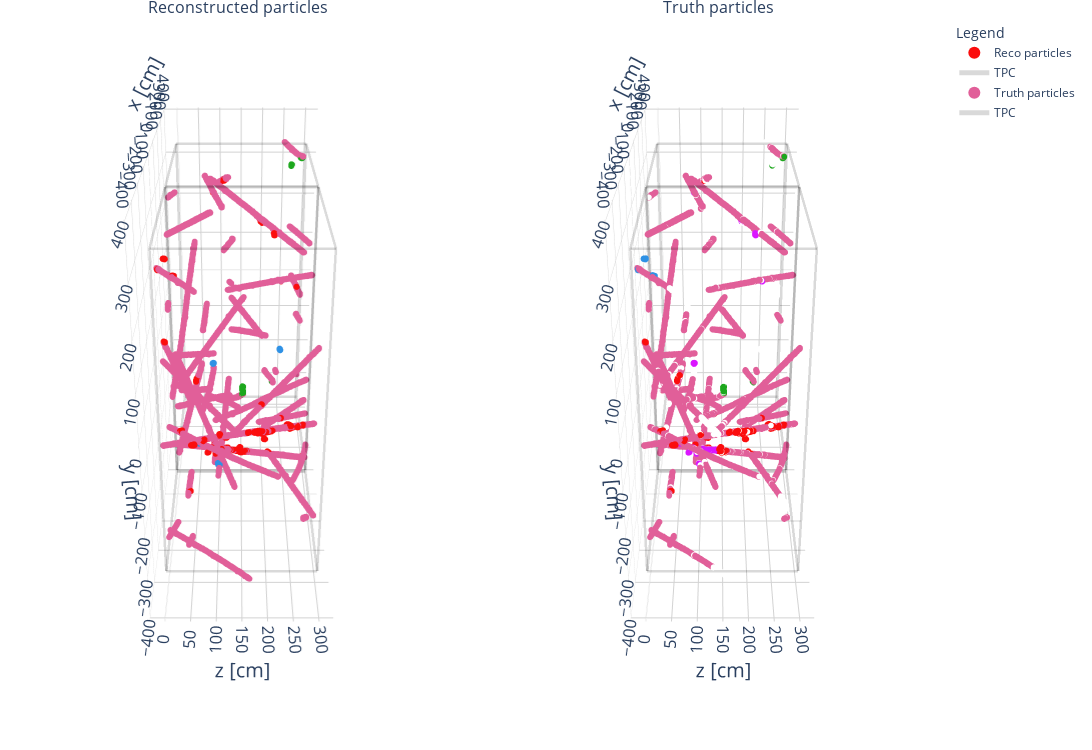

Notebook source saved alongside this figure:
### Code cell
fig.show()

### Figure 1 — Plotly figure (JSON) as saved in the notebook; plotly's stock layout.template omitted (floating-point values rounded to 4 significant figures; data arrays with more than 128 entries replaced by an {"elided": "..."} marker saying what was removed)
{"data": [{"hovertemplate": "x: %{x}<br>y: %{y}<br>z: %{z}<br>%{text}", "marker": {"cmax": 3, "cmin": 0, "color": {"elided": "18742 int values"}, "colorscale": [[0, "#2E91E5"], [0.3333, "#E15F99"], [0.6667, "#1CA71C"], [1, "#FB0D0D"]], "size": 2}, "mode": "markers", "name": "Reco particles", "scene": "scene", "text": {"elided": "18742 str values"}, "type": "scatter3d", "x": {"elided": "18742 float values"}, "y": {"elided": "18742 float values"}, "z": {"elided": "18742 float values"}}, {"hovertemplate": "x: %{x}<br>y: %{y}<br>z: %{z}", "legendgroup": "group_1770246986.190868", "line": {"color": "rgba(0,0,0,0.150)", "width": 5}, "mode": "lines", "name": "TPC", "scene": "scene", "showlegend": true, "type": "scatter3d", "x": [-341.5, -341.5, null, -341.5, -341.5, null, -341.5, -3, null, -341.5, -341.5, null, -341.5, -3, null, -341.5, -341.5, null, -341.5, -3, null, -341.5, -3, null, -3, -3, null, -3, -3, null, -3, -3, null, -3, -3, null], "y": [-336.4, -336.4, null, -336.4, 336.4, null, -336.4, -336.4, null, -336.4, 336.4, null, -336.4, -336.4, null, 336.4, 336.4, null, 336.4, 336.4, null, 336.4, 336.4, null, -336.4, -336.4, null, -336.4, 336.4, null, -336.4, 336.4, null, 336.4, 336.4, null], "z": [0.6, 298.7, null, 0.6, 0.6, null, 0.6, 0.6, null, 298.7, 298.7, null, 298.7, 298.7, null, 0.6, 298.7, null, 0.6, 0.6, null, 298.7, 298.7, null, 0.6, 298.7, null, 0.6, 0.6, null, 298.7, 298.7, null, 0.6, 298.7, null]}, {"hovertemplate": "x: %{x}<br>y: %{y}<br>z: %{z}", "legendgroup": "group_1770246986.190868", "line": {"color": "rgba(0,0,0,0.150)", "width": 5}, "mode": "lines", "name": "TPC", "scene": "scene", "showlegend": false, "type": "scatter3d", "x": [3, 3, null, 3, 3, null, 3, 341.5, null, 3, 3, null, 3, 341.5, null, 3, 3, null, 3, 341.5, null, 3, 341.5, null, 341.5, 341.5, null, 341.5, 341.5, null, 341.5, 341.5, null, 341.5, 341.5, null], "y": [-336.4, -336.4, null, -336.4, 336.4, null, -336.4, -336.4, null, -336.4, 336.4, null, -336.4, -336.4, null, 336.4, 336.4, null, 336.4, 336.4, null, 336.4, 336.4, null, -336.4, -336.4, null, -336.4, 336.4, null, -336.4, 336.4, null, 336.4, 336.4, null], "z": [0.6, 298.7, null, 0.6, 0.6, null, 0.6, 0.6, null, 298.7, 298.7, null, 298.7, 298.7, null, 0.6, 298.7, null, 0.6, 0.6, null, 298.7, 298.7, null, 0.6, 298.7, null, 0.6, 0.6, null, 298.7, 298.7, null, 0.6, 298.7, null]}, {"hovertemplate": "x: %{x}<br>y: %{y}<br>z: %{z}<br>%{text}", "marker": {"cmax": 4, "cmin": 0, "color": {"elided": "17795 int values"}, "colorscale": [[0, "#2E91E5"], [0.25, "#E15F99"], [0.5, "#1CA71C"], [0.75, "#FB0D0D"], [1, "#DA16FF"]], "size": 2}, "mode": "markers", "name": "Truth particles", "scene": "scene2", "text": {"elided": "17795 str values"}, "type": "scatter3d", "x": {"elided": "17795 float values"}, "y": {"elided": "17795 float values"}, "z": {"elided": "17795 float values"}}, {"hovertemplate": "x: %{x}<br>y: %{y}<br>z: %{z}", "legendgroup": "group_1770246986.1937697", "line": {"color": "rgba(0,0,0,0.150)", "width": 5}, "mode": "lines", "name": "TPC", "scene": "scene2", "showlegend": true, "type": "scatter3d", "x": [-341.5, -341.5, null, -341.5, -341.5, null, -341.5, -3, null, -341.5, -341.5, null, -341.5, -3, null, -341.5, -341.5, null, -341.5, -3, null, -341.5, -3, null, -3, -3, null, -3, -3, null, -3, -3, null, -3, -3, null], "y": [-336.4, -336.4, null, -336.4, 336.4, null, -336.4, -336.4, null, -336.4, 336.4, null, -336.4, -336.4, null, 336.4, 336.4, null, 336.4, 336.4, null, 336.4, 336.4, null, -336.4, -336.4, null, -336.4, 336.4, null, -336.4, 336.4, null, 336.4, 336.4, null], "z": [0.6, 298.7, null, 0.6, 0.6, null, 0.6, 0.6, null, 298.7, 298.7, null, 298.7, 298.7, null, 0.6, 298.7, null, 0.6, 0.6, null, 298.7, 298.7, null, 0.6, 298.7, null, 0.6, 0.6, null, 298.7, 298.7, null, 0.6, 298.7, null]}, {"hovertemplate": "x: %{x}<br>y: %{y}<br>z: %{z}", "legendgroup": "group_1770246986.1937697", "line": {"color": "rgba(0,0,0,0.150)", "width": 5}, "mode": "lines", "name": "TPC", "scene": "scene2", "showlegend": false, "type": "scatter3d", "x": [3, 3, null, 3, 3, null, 3, 341.5, null, 3, 3, null, 3, 341.5, null, 3, 3, null, 3, 341.5, null, 3, 341.5, null, 341.5, 341.5, null, 341.5, 341.5, null, 341.5, 341.5, null, 341.5, 341.5, null], "y": [-336.4, -336.4, null, -336.4, 336.4, null, -336.4, -336.4, null, -336.4, 336.4, null, -336.4, -336.4, null, 336.4, 336.4, null, 336.4, 336.4, null, 336.4, 336.4, null, -336.4, -336.4, null, -336.4, 336.4, null, -336.4, 336.4, null, 336.4, 336.4, null], "z": [0.6, 298.7, null, 0.6, 0.6, null, 0.6, 0.6, null, 298.7, 298.7, null, 298.7, 298.7, null, 0.6, 298.7, null, 0.6, 0.6, null, 298.7, 298.7, null, 0.6, 298.7, null, 0.6, 0.6, null, 298.7, 298.7, null, 0.6, 298.7, null]}], "layout": {"annotations": [{"font": {"size": 16}, "showarrow": false, "text": "Reconstructed particles", "x": 0.2375, "xanchor": "center", "xref": "paper", "y": 1, "yanchor": "bottom", "yref": "paper"}, {"font": {"size": 16}, "showarrow": false, "text": "Truth particles", "x": 0.7625, "xanchor": "center", "xref": "paper", "y": 1, "yanchor": "bottom", "yref": "paper"}], "height": 750, "hoverlabel": {"font": {"family": "Droid sans, monospace"}}, "legend": {"itemsizing": "constant", "title": {"text": "Legend"}, "tracegroupgap": 1}, "margin": {"b": 20, "l": 20, "r": 20, "t": 20}, "scene": {"aspectmode": "manual", "aspectratio": {"x": 1, "y": 0.9851, "z": 0.4365}, "camera": {"center": {"x": 0, "y": -0.1, "z": -0.01}, "eye": {"x": -2, "y": 1, "z": -0.01}, "up": {"x": 0, "y": 1, "z": 0}}, "domain": {"x": [0, 0.475], "y": [0, 1]}, "xaxis": {"backgroundcolor": "white", "gridcolor": "lightgray", "nticks": 10, "range": [-409.8, 409.8], "showbackground": true, "showticklabels": true, "tickfont": {"size": 14}, "title": {"font": {"size": 20}, "text": "x [cm]"}}, "yaxis": {"backgroundcolor": "white", "gridcolor": "lightgray", "nticks": 10, "range": [-403.7, 403.7], "showbackground": true, "showticklabels": true, "tickfont": {"size": 14}, "title": {"font": {"size": 20}, "text": "y [cm]"}}, "zaxis": {"backgroundcolor": "white", "gridcolor": "lightgray", "nticks": 10, "range": [-29.21, 328.5], "showbackground": true, "showticklabels": true, "tickfont": {"size": 14}, "title": {"font": {"size": 20}, "text": "z [cm]"}}}, "scene2": {"aspectmode": "manual", "aspectratio": {"x": 1, "y": 0.9851, "z": 0.4365}, "camera": {"center": {"x": 0, "y": -0.1, "z": -0.01}, "eye": {"x": -2, "y": 1, "z": -0.01}, "up": {"x": 0, "y": 1, "z": 0}}, "domain": {"x": [0.525, 1], "y": [0, 1]}, "xaxis": {"backgroundcolor": "white", "gridcolor": "lightgray", "nticks": 10, "range": [-409.8, 409.8], "showbackground": true, "showticklabels": true, "tickfont": {"size": 14}, "title": {"font": {"size": 20}, "text": "x [cm]"}}, "yaxis": {"backgroundcolor": "white", "gridcolor": "lightgray", "nticks": 10, "range": [-403.7, 403.7], "showbackground": true, "showticklabels": true, "tickfont": {"size": 14}, "title": {"font": {"size": 20}, "text": "y [cm]"}}, "zaxis": {"backgroundcolor": "white", "gridcolor": "lightgray", "nticks": 10, "range": [-29.21, 328.5], "showbackground": true, "showticklabels": true, "tickfont": {"size": 14}, "title": {"font": {"size": 20}, "text": "z [cm]"}}}, "scene3": {"aspectmode": "manual", "aspectratio": {"x": 1, "y": 0.9851, "z": 0.4365}, "camera": {"center": {"x": 0, "y": -0.1, "z": -0.01}, "eye": {"x": -2, "y": 1, "z": -0.01}, "up": {"x": 0, "y": 1, "z": 0}}, "xaxis": {"backgroundcolor": "white", "gridcolor": "lightgray", "nticks": 10, "range": [-409.8, 409.8], "showbackground": true, "showticklabels": true, "tickfont": {"size": 14}, "title": {"font": {"size": 20}, "text": "x [cm]"}}, "yaxis": {"backgroundcolor": "white", "gridcolor": "lightgray", "nticks": 10, "range": [-403.7, 403.7], "showbackground": true, "showticklabels": true, "tickfont": {"size": 14}, "title": {"font": {"size": 20}, "text": "y [cm]"}}, "zaxis": {"backgroundcolor": "white", "gridcolor": "lightgray", "nticks": 10, "range": [-29.21, 328.5], "showbackground": true, "showticklabels": true, "tickfont": {"size": 14}, "title": {"font": {"size": 20}, "text": "z [cm]"}}}, "showlegend": true, "width": 1500}}
